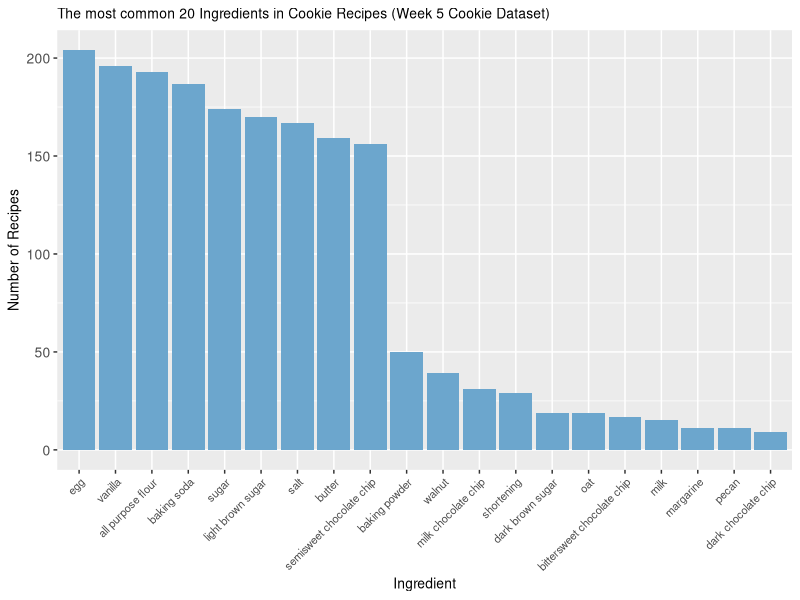

Here is the R script that generated this plot:
## ---- chunk 1
library(tidyverse)
library(ggplot2)
# Week 05: Cookies dataset
cookie <- read.csv("./choc_chip_cookie_ingredients.csv")
recipe_count <- n_distinct(cookie$Recipe_Index)
# Q4. Which ingredients are most frequently used in the cookie dataset? 
## using bar chart
cookie %>% 
  group_by(Ingredient) %>%
  summarise(uniq_recipe_cnt = n_distinct(Recipe_Index)) %>%
  mutate(proportion = uniq_recipe_cnt / recipe_count) %>%
  arrange(desc(proportion)) %>%
  head(20) %>%
  # plot data
  # adjust x-axis: show in descendig order
  ggplot(aes(x = reorder(Ingredient, -uniq_recipe_cnt), y = uniq_recipe_cnt)) +
  geom_col(fill = "skyblue3") +
  labs(title = "The most common 20 Ingredients in Cookie Recipes (Week 5 Cookie Dataset)",
       x = "Ingredient",
       y = "Number of Recipes") +
  theme(plot.title = element_text(size = 10),
        axis.title.y = element_text(size = 10),
        axis.text.y = element_text(size = 10),
        axis.title.x = element_text(size = 10),
        axis.text.x = element_text(angle = 45, hjust = 1, size = 8))
